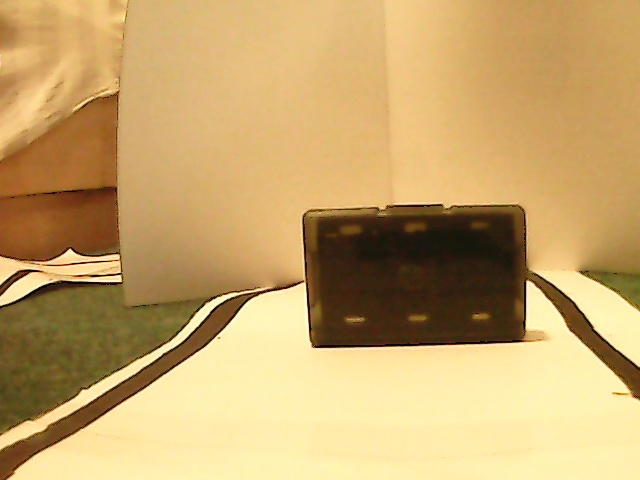
#> input picture data/L/1.jpg, 640 x 480 px, found by its file name
$ python 2.py
#> lines starting #> are read from the running program, lines starting #| are printed output that depends on the picture
import numpy as np
import cv2
import matplotlib
import matplotlib.pyplot as plt


# [7 lines of commented-out code are left out]
CamL_id = "/home/pi/car2/data/L/1.jpg"
CamR_id = "/home/pi/car2/data/R/1.jpg"

imgL= cv2.imread(CamL_id)
#> imgL is the input picture: shape (480, 640, 3); mean B, G, R 107.7, 165.6, 198.1
imgR= cv2.imread(CamR_id)
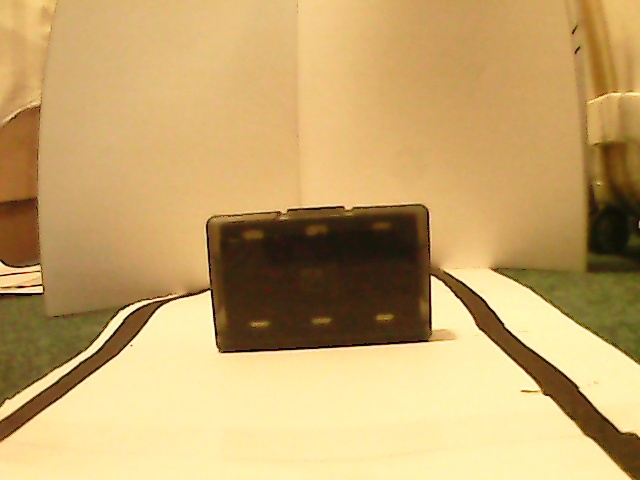
#> input picture data/R/1.jpg, 640 x 480 px, found by its file name
#> imgR is the input picture: shape (480, 640, 3); mean B, G, R 107.7, 165.6, 197.3
# Reading the mapping values for stereo image rectification
cv_file = cv2.FileStorage("stereo_rectify_maps.xml", cv2.FILE_STORAGE_READ)
Left_Stereo_Map_x = cv_file.getNode("Left_Stereo_Map_x").mat()
Left_Stereo_Map_y = cv_file.getNode("Left_Stereo_Map_y").mat()
Right_Stereo_Map_x = cv_file.getNode("Right_Stereo_Map_x").mat()
Right_Stereo_Map_y = cv_file.getNode("Right_Stereo_Map_y").mat()
cv_file.release()

# These parameters can vary according to the setup
# Keeping the target object at max_dist we store disparity values
# after every sample_delta distance.
max_dist = 60 # max distance to keep the target object (in cm)
min_dist = 15 # Minimum distance the stereo setup can measure (in cm)
sample_delta = 5 # Distance between two sampling points (in cm)

Z = max_dist
Value_pairs = []

disp_map = np.zeros((600,600,3))


# Reading the stored the StereoBM parameters
cv_file = cv2.FileStorage("/home/pi/car2/data/depth_estmation_params_py.xml", cv2.FILE_STORAGE_READ)
minDisparity = int(cv_file.getNode("minDisparity").real())
numDisparities = int(cv_file.getNode("numDisparities").real())
blockSize = int(cv_file.getNode("blockSize").real())
uniquenessRatio = int(cv_file.getNode("uniquenessRatio").real())
speckleRange = int(cv_file.getNode("speckleRange").real())
speckleWindowSize = int(cv_file.getNode("speckleWindowSize").real())
disp12MaxDiff = int(cv_file.getNode("disp12MaxDiff").real())
M = cv_file.getNode("M").real()
cv_file.release()

# Defining callback functions for mouse events
def mouse_click(event,x,y,flags,param):
    global Z
    if event == cv2.EVENT_LBUTTONDBLCLK:
        if disparity[y,x] > 0:
            Value_pairs.append([Z,disparity[y,x]])
            print("Distance: %r cm  | Disparity: %r"%(Z,disparity[y,x]))
            Z-=sample_delta


cv2.namedWindow('disp',cv2.WINDOW_NORMAL)
cv2.resizeWindow('disp',640,480)
cv2.namedWindow('left image',cv2.WINDOW_NORMAL)
cv2.resizeWindow('left image',640,480)
cv2.setMouseCallback('disp',mouse_click)

# Creating an object of StereoBM algorithm


imgR_gray = cv2.cvtColor(imgR,cv2.COLOR_BGR2GRAY)
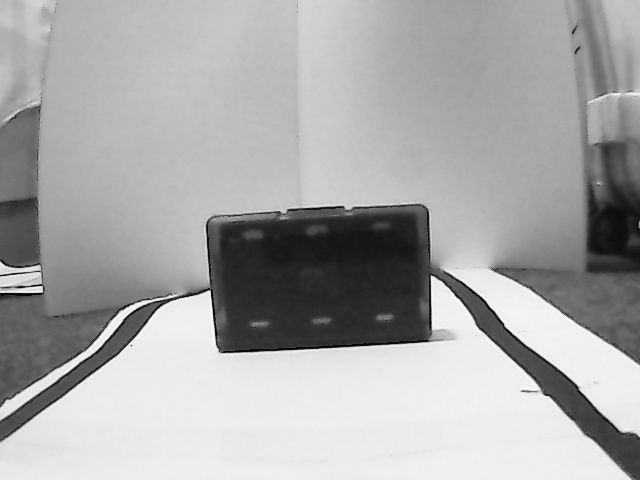
#> imgR_gray: shape (480, 640); min 3, max 251, mean 168.5
imgL_gray = cv2.cvtColor(imgL,cv2.COLOR_BGR2GRAY)
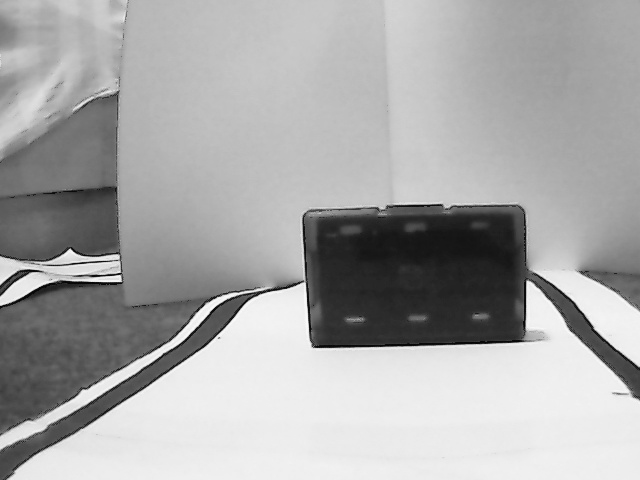
#> imgL_gray: shape (480, 640); min 4, max 251, mean 168.7

# Applying stereo image rectification on the left image
#> (the run stopped early here; a loop or call above may not have finished)
